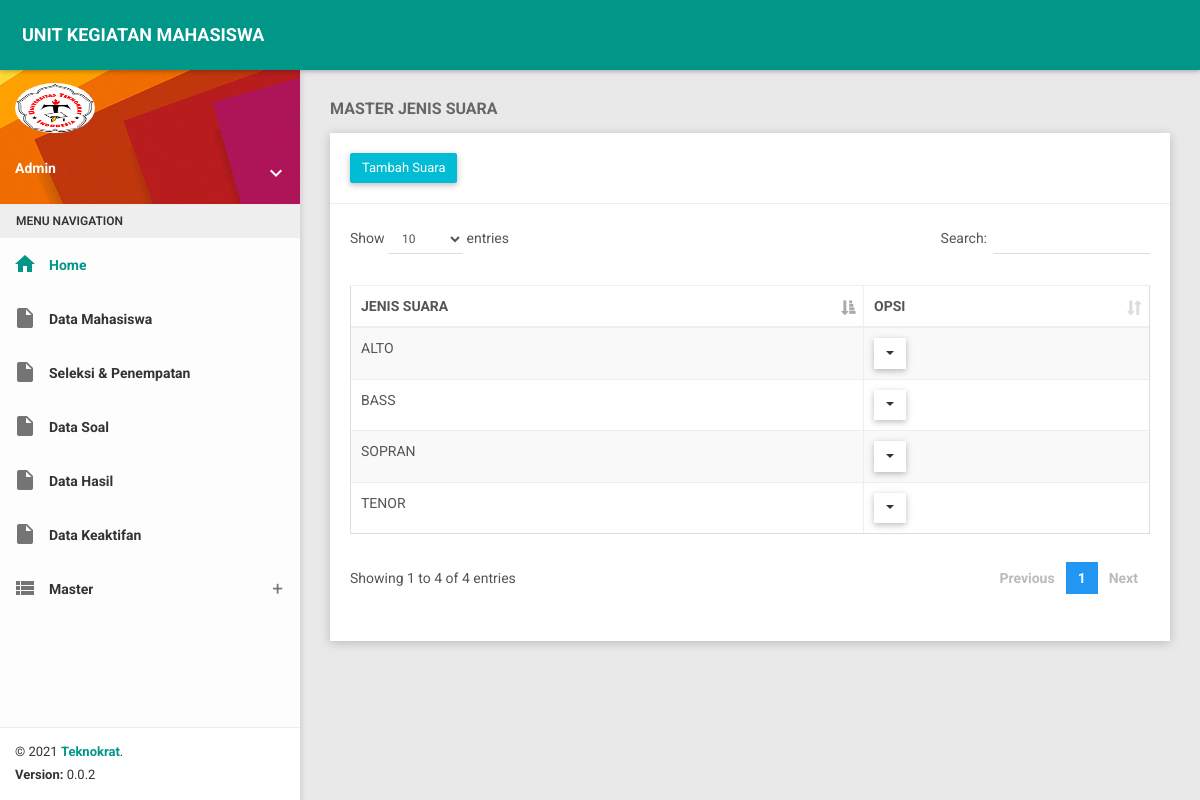
/admin/master_suara, run on the app's committed database.
### tables this page shows
CREATE TABLE `tbl_jenissuara` (
  `id_suara` int(11) NOT NULL,
  `jenis_suara` varchar(100) NOT NULL
);

### application/controllers/Admin.php (called while the page is built, shortened)
<?php
class Admin extends CI_Controller {
	function __construct(){
		$this->load->model('master');
		$this->load->helper('tglid');
		$this->load->library('ciqrcode');
	}
	public function master_suara()
	{
		$data['judul'] = 'ADMIN || MASTER SUARA';
		$data['nama'] = $this->session->userdata('nama');
		$data['nik'] = $this->session->userdata('nik');
		$data['id_admin'] = $this->session->userdata('id_admin');
		$this->load->view('admin/header', $data);
		$data['tampil_suara'] = $this->master->tampil_suara();
		$this->load->view('admin/master_suara', $data);
		$this->load->view('admin/footer');
	}
}

### index.php (called while the page is built, shortened)
<?php
require_once BASEPATH.'core/CodeIgniter.php';

### application/models/Master.php (called while the page is built, shortened)
<?php defined('BASEPATH') OR exit('No direct script access allowed');
class master extends CI_Model{
	public function tampil_suara()
	{
		$jalan = $this->db->query("SELECT * FROM `tbl_jenissuara` order by jenis_suara desc");
		return $jalan->result();
	}
}

### application/views/admin/master_suara.php (the view, shortened to what this page needs)
<section class="content">
        <div class="container-fluid">
            <div class="block-header">
                <h2>
                   <b> MASTER JENIS SUARA </b>
                </h2>
            </div>
            <div class="row clearfix">
                <div class="col-lg-12 col-md-12 col-sm-12 col-xs-12">
                    <div class="card">
                        <div class="header">
                           <button type="button" data-toggle="modal" data-target="#cari" class="btn bg-cyan waves-effect">Tambah Suara</button>
                            <ul class="header-dropdown m-r--5">
                            </ul>
                        </div>
                        <div class="body table-responsive">
                            <table class="table table-bordered table-striped table-hover js-basic-example dataTable">
                                <thead>
                                    <tr>
                                        <th>JENIS SUARA</th>
                                        <th>OPSI</th>
                                    </tr>
                                </thead>
                                <tbody>
								<?php foreach($tampil_suara as $v) { ?>
                                     <tr>
                                        <td><?php echo $v->jenis_suara; ?></td>
                                        <td>
										<div class="btn-group">
                                    <button type="button" class="btn btn-default dropdown-toggle" data-toggle="dropdown" aria-haspopup="true" aria-expanded="true">
                                        <span class="caret"></span>
                                    </button>
                                </div>
										</td>
                                    </tr>
								<?php } ?>
                                </tbody>
                            </table>
                        </div>
                    </div>
                </div>
            </div>
        </div>
    </section>

### data on the page
tbl_jenissuara: jenis_suara "TENOR"
tbl_jenissuara: jenis_suara "SOPRAN"
tbl_jenissuara: jenis_suara "BASS"
tbl_jenissuara: jenis_suara "ALTO"
